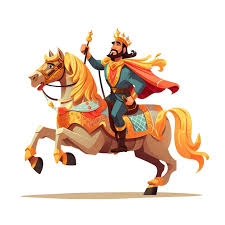
#> input picture imoji.jpg, 225 x 225 px
$ jupyter execute numpy_lesson3.ipynb
#> lines starting #> are read from the running program, lines starting #| are printed output that depends on the picture
[cell 1]
import numpy as np
from IPython.display import display

[cell 2]
ones = np.ones((3, 5), dtype=int)
display(ones)
ones = np.ones((3, 5))
display(ones)

[cell 3]
from skimage import io
photo = io.imread('imoji.jpg')
#> photo is the input picture: shape (225, 225, 3); mean R, G, B 233.8, 215.5, 201.9

print(type(photo))
#| <class 'numpy.ndarray'>
print(photo.shape)
#| (225, 225, 3)
print(photo[125][100])
#| [154  73  44]

# 0 R G
# 1 B G
#   0 1

import matplotlib.pyplot as plt
plt.imshow(photo)
#> (this line was passed over: IPython is not available in this run)

[cell 4]
from skimage import io
photo = io.imread('imoji.jpg')

photo = np.where(photo > 100, 255, 0)
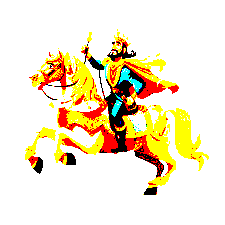
#> photo: shape (225, 225, 3) int64; mean R, G, B 242.9, 229.9, 200.6

import matplotlib.pyplot as plt
plt.imshow(photo)
#> (this line was passed over: IPython is not available in this run)

[cell 5]
arr = np.array([10, 20, 30 ,40])
above_20 = np.where(arr > 25, 100, 0)
above_20

[cell 6]
from skimage import io
photo = io.imread('imoji.jpg')

import matplotlib.pyplot as plt
#plt.imshow(photo[:, : ,0].T)
plt.imshow(photo.transpose(1, 0, 2))  # Y1 X0 Z2
#> (this line was passed over: IPython is not available in this run)

[cell 7]
from skimage import io
from PIL import Image
photo = io.imread('imoji.jpg')
photo_pil = Image.fromarray(photo)
photo = photo_pil.rotate(240)
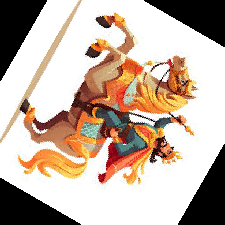
#> photo: PIL image 225x225 RGB; mean R, G, B 194.4, 176.2, 162.5
import matplotlib.pyplot as plt
plt.imshow(photo)
#> (this line was passed over: IPython is not available in this run)

[cell 8]
from skimage import io
photo = io.imread('imoji.jpg')
# arr[:, 3]  # third/fourth column
plt.imshow(photo[:, 0:100, :])
#> (this line was passed over: IPython is not available in this run)
